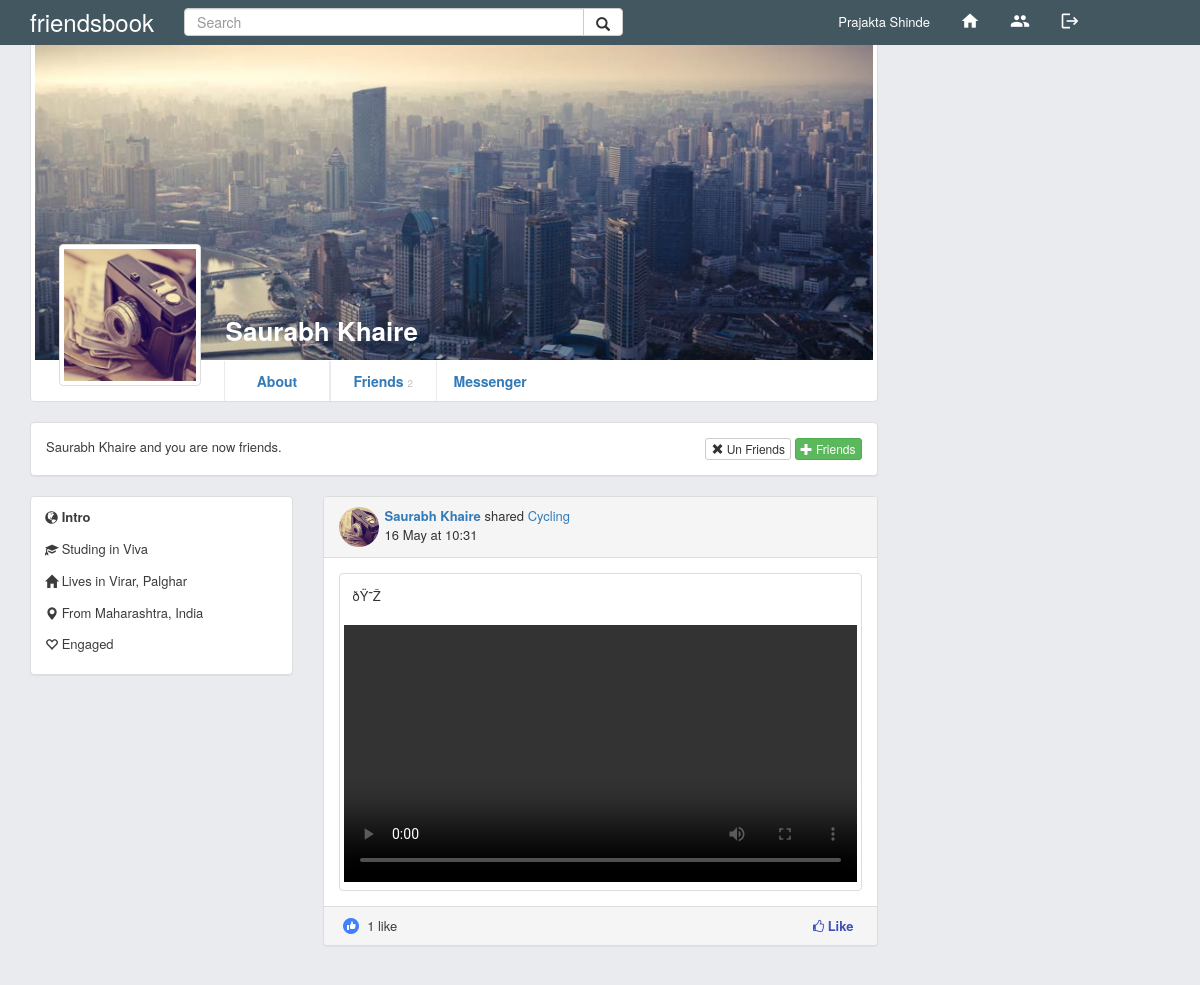
Screenshot of /others_profile.php?temp=khaire_919@gmail.com (signed in) with the database file from the repository.
### tables this page shows
CREATE TABLE `registration` (
  `firstname` varchar(100) DEFAULT NULL,
  `lastname` varchar(100) DEFAULT NULL,
  `email` varchar(250) NOT NULL,
  `question` varchar(100) NOT NULL,
  `answer` varchar(300) NOT NULL,
  `password` varchar(300) NOT NULL,
  `day` varchar(100) NOT NULL,
  `month` varchar(100) NOT NULL,
  `year` varchar(100) NOT NULL,
  `gender` varchar(100) NOT NULL,
  `cover_photo` varchar(300) DEFAULT NULL,
  `profile_photo` varchar(300) DEFAULT NULL,
  `online_status` int(20) NOT NULL DEFAULT '0'
);

CREATE TABLE `friends` (
  `request_id` int(50) NOT NULL,
  `friend1_id` varchar(150) NOT NULL,
  `friend2_id` varchar(150) NOT NULL,
  `status` int(50) NOT NULL
);

CREATE TABLE `introduction` (
  `id` int(150) NOT NULL,
  `email` varchar(250) NOT NULL,
  `institute` varchar(150) NOT NULL,
  `city` varchar(150) NOT NULL,
  `district` varchar(150) NOT NULL,
  `state` varchar(150) NOT NULL,
  `country` varchar(150) NOT NULL,
  `status` varchar(150) NOT NULL
);

CREATE TABLE `my_post` (
  `email` varchar(250) NOT NULL,
  `post_id` int(100) NOT NULL,
  `date` varchar(100) DEFAULT NULL,
  `time` varchar(100) DEFAULT NULL,
  `path` varchar(300) DEFAULT NULL,
  `name` varchar(150) DEFAULT NULL,
  `description` longtext,
  `security_status` varchar(100) DEFAULT NULL
);

CREATE TABLE `my_post_like` (
  `like_id` int(100) NOT NULL,
  `post_id` int(100) NOT NULL,
  `email` varchar(250) NOT NULL,
  `date` varchar(150) DEFAULT NULL,
  `time` varchar(150) DEFAULT NULL,
  `liker_name` varchar(250) DEFAULT NULL
);

### others_profile.php (the view, shortened to what this page needs)
<?php
	include('includes/database_connection.php');
	$email = $_SESSION["email"];
	$others_email = $_GET["temp"];
	$others_name = "";
	$others_cover_photo = "";
	$others_profile_photo = "";
	$query = "SELECT * FROM registration WHERE email = '$others_email'";
	$result = mysqli_query($connect, $query);
	if(mysqli_num_rows($result) > 0) {
		while($row = mysqli_fetch_array($result)){
			$others_name .= $row["firstname"].' '.$row["lastname"];
			$others_cover_photo = $row["cover_photo"];
			$others_profile_photo = $row["profile_photo"];
		}
	}
	$total_friends=0;
	$query = "SELECT * FROM friends WHERE (friend1_id = '$others_email' and status=2) or (friend2_id = '$others_email' and status=2)";
	$result = mysqli_query($connect, $query);
	if(mysqli_num_rows($result) > 0) {
		while($row = mysqli_fetch_array($result)){
			$total_friends = $total_friends+1;
		}
	}
?>
<!DOCTYPE html>
<html>
<head>
	<link rel="stylesheet" href="css/bootstrap.min.css">
	<link rel="stylesheet" href="css/style.css">
	<link rel="stylesheet" href="css/croppie.css">
	<link rel="stylesheet" href="js/emojionearea/dist/emojionearea.min.css">
	<link rel="stylesheet" href="https://cdnjs.cloudflare.com/ajax/libs/font-awesome/4.7.0/css/font-awesome.min.css">
</head>
<body id="myPage" data-spy="scroll" data-target=".navbar" data-offset="60">
	<?php include('includes/navigation_bar.php');?>
<div class="container" style="margin-top:40px;">
	<div class="row my-banner-img">
		<div class="col-md-9">
			<div class="thumbnail">
				<a href="<?php echo $others_cover_photo; ?>">
					<img src="<?php echo $others_cover_photo; ?>" alt="Cover photo is not uploaded!" >
				</a>
				<div class="caption row">
					<div class="col-md-2">
						<div class="my-profile-pic">
							<a href="<?php echo $others_profile_photo; ?>">
								<img src="<?php echo $others_profile_photo; ?>" class="img-thumbnail" alt="Profile photo is not uploaded!">
							</a>
						</div>
					</div>
					<div class="col-md-10">
						<ul class="my-profile-name">
							<li><?php echo $others_name; ?></li>
						</ul>
					</div>
					<div class="col-md-2">
					</div>
					<div class="col-md-10">
						<ul class="my-profile-menu">
							<li><a href="others_about.php?temp=<?php echo $others_email; ?>">About</a></li>
							<li><a href="others_show_friends.php?temp=<?php echo $others_email; ?>">Friends <span class="total"><?php echo $total_friends; ?></span></a></li>
							<li><a href="messenger.php?temp=<?php echo $others_email; ?>">Messenger</a></li>
						</ul>
					</div>
				</div>
			</div>
		</div>
	</div>
	<?php
		echo '
			<div class="row">
				<div class="col-md-9">
					<div class="panel panel-default">
						<div class="panel-body">
		';
							$query = "SELECT * FROM friends";
							$result = mysqli_query($connect, $query);
							if(mysqli_num_rows($result) > 0) {
								while($row = mysqli_fetch_array($result)){
									if($row["friend1_id"] == "$email" && $row["friend2_id"] == "$others_email") {
										if($row["status"] == 2){
											echo $others_name.' and you are now friends.';
											echo '
												<div style="float:right !important;">
													<button type="button"
													request_id="'.$row["request_id"].'"  friends_email="'.$others_email.'" class="delete_request_btn btn btn-default btn-xs">
														<span class="glyphicon glyphicon-remove"> </span>
														Un Friends
													</button>
													<button type="button" class="btn btn-success btn-xs">
														<span class="glyphicon glyphicon-plus"> </span>
														Friends
													</button>
												</div>
											';
										}
									}
								}
							}
		echo '
						</div>
					</div>
				</div>
				<div class="col-md-3">
					&nbsp;
				</div>
			</div>
		';
	?>
	<div class="row">
		<div class="col-md-3  sticky">
			<div class="panel panel-default">
				<div class="panel-body my-intro-panel">
					<ul>
									<li>
										<span class="glyphicon glyphicon-globe my-icon"></span>
										<a href="#">Intro</a>
									</li>
					<?php
						$query = "SELECT * FROM introduction WHERE email = '$others_email'";
						$result = mysqli_query($connect, $query);
						if(mysqli_num_rows($result) > 0) {
							while($row = mysqli_fetch_array($result)){
								echo'
									<li>
										<span class="glyphicon glyphicon-education my-icon"></span>
										<a href="#">Studing in '.$row['institute'].'</a>
									</li>
									<li>
										<span class="glyphicon glyphicon-home my-icon"></span>
										<a href="#">Lives in '.$row['city'].', '.$row['district'].' </a>
									</li>
									<li>
										<span class="glyphicon glyphicon-map-marker my-icon"></span>
										<a href="#">From '.$row['state'].', '.$row['country'].'</a>
									</li>
									<li>
										<span class="glyphicon glyphicon-heart-empty my-icon"></span>
										<a href="#">'.$row['status'].'</a>
									</li>
								';
							}
						}
					?>
					</ul>
				</div>
			</div>
		</div>
		<div class="col-md-6">
			<?php
				$query = "SELECT * FROM my_post where email='$others_email' ORDER BY post_id DESC";
				$result = mysqli_query($connect, $query);
				if(mysqli_num_rows($result) > 0) {
					while($row = mysqli_fetch_array($result)){
						$path = $row["path"];
						$post_id=""+$row["post_id"]+"";
						$email2 = $row["email"];
						$query2 = "SELECT * FROM registration where email='$email2'";
						$result2 = mysqli_query($connect, $query2);
						if(mysqli_num_rows($result2) > 0) {
							while($row2 = mysqli_fetch_array($result2)){
								$uploader_name = $row2["firstname"].' '.$row2["lastname"];
								$uploader_img = $row2["profile_photo"];
							}
						}
						$ext = strtolower(pathinfo($path,PATHINFO_EXTENSION));
						if($row["security_status"] == "public"){
							echo '
								<div class="panel panel-default my-posts">
									<div class="panel-heading">
										<div class="row">
											<div class="col-md-1">
												<div class="img-div">
													<img src="'.$uploader_img.'" alt="Cinque Terre">
												</div>
											</div>
											<div class="col-md-11">
												<div class="text-div">
													<span><a href="#"><strong>'.$uploader_name.'</strong></a> shared <a href="#">'.$row["name"].'</a></span>
													<br />
													<span>'.$row["date"].' at</span> <span>'.$row["time"].'</span>
												</div>
											</div>
										</div>
									</div>
									<div class="panel-body">
							';
										if($ext == 'mp4'){
											echo '
												<div class="thumbnail">
													<div class="caption">
														<p>'.$row["description"].'</p>
													</div>
													<video width="100%" controls>
														<source src="'.$row["path"].'" type="video/mp4">
														Your browser does not support the video tag.
													</video>
												</div>
											';
										}
							echo '
									</div>
									<div class="panel-footer">
										<div class="row">
											<div class="col-md-6">
												<ul class="my-vertical-bar">
							';
													$total_likes_count=0;
													$query2 = "SELECT * FROM my_post_like where post_id='$post_id'";
													$result2 = mysqli_query($connect, $query2);
													if(mysqli_num_rows($result2) > 0) {
														while($row2 = mysqli_fetch_array($result2)){
															$total_likes_count = $total_likes_count+1;
														}
													}
													if($total_likes_count<=0){
														echo '
																<li>
																	<i class="like"></i>
																</li>
																<li id="show_liker_id_'.$post_id.'" class="show_liker_id" data-toggle="modal" data-target="#my_modal_show_liker_name">
																	<span id="like_for_postid_'.$post_id.'">0 likes</span>
																</li>
														';
													}
													else if($total_likes_count==1){
														echo '
																<li>
																	<i class="like"></i>
																</li>
																<li id="show_liker_id_'.$post_id.'" class="show_liker_id" data-toggle="modal" data-target="#my_modal_show_liker_name">
																	<span id="like_for_postid_'.$post_id.'">1 like</span>
																</li>
														';
													}
							echo '
												</ul>
											</div>
							';
							$query2 = "SELECT * from friends where (friend1_id='$email' and friend2_id='$others_email' and status=2) or (friend2_id='$email' and friend1_id='$others_email' and status=2)";
							$result2 = mysqli_query($connect, $query2);
							if(mysqli_num_rows($result2) > 0){
								while($row2 = mysqli_fetch_array($result2)){
							echo '
											<div class="col-md-6">
												<ul class="my-vertical-bar" style="text-align:right;">
							';
													$query3 = "SELECT * FROM my_post_like where post_id='$post_id' and email='$email'";
													$result3 = mysqli_query($connect, $query3);
													if(mysqli_num_rows($result3) > 0) {
														while($row3 = mysqli_fetch_array($result3)){
															echo'
																<li id="post'.$post_id.'" class="active_element show_like_details" >
																	<i class="fa fa-thumbs-o-up"></i>
																	<span>Like</span>
																</li>
															';
														}
													}
							echo '
												</ul>
											</div>
							';
								}
							}
							echo '
										</div>
									</div>
								</div>
							';
						}
					}
				}
			?>
		</div>
		<div class="col-md-4">
		</div>
	</div>
</div>
</body>
</html>

### css/style.css (style rules this page uses)
body { background-color:#e9ebee; color:#3c3c3c; font-size:13px; }
.sticky { position: -webkit-sticky; position: sticky; top: 60px; }
.my-posts .panel-heading .img-div { text-align:center; }
.my-posts .panel-heading img { width:40px; height:40px; border-radius:50%; }
.my-posts .panel-body .thumbnail { margin-bottom:0; }
.my-posts .panel-footer .like { background-image: url(../images/icon2.png); background-repeat: no-repeat; background-size: auto; background-position: -51px -115px; height: 16px; width: 16px; display: inline-block; transform: none; left: 7%; position: absolute; top: 10%; }
.my-posts ul.my-vertical-bar { padding:0; list-style: none; margin-bottom:0; }
.my-posts ul.my-vertical-bar li { display: inline-block; border-right:1px solid #ccd0d5; padding:0 8px; cursor:pointer; }
.my-posts ul.my-vertical-bar li:last-child { border-right:none; }
.my-posts ul.my-vertical-bar li:first-child { padding-left:0; }
.my-posts .my-vertical-bar .active_element { color:#3f51b5 !important; font-weight:700; }
.my-banner-img .thumbnail .caption { padding:0px 9px 0px 9px; }
.my-banner-img .thumbnail { padding-bottom:0; }
.my-banner-img .thumbnail img { height:315px; width:851px; max-height:315px; }
.my-banner-img .thumbnail .my-profile-menu { list-style: none; font-size:13px; width:100%; margin-bottom:0; }
.my-banner-img .thumbnail .my-profile-menu li { display:inline-block; padding:10px 10px; margin:0 -2px; border:1px solid #e9ebee; border-bottom:0; border-top:0; width:16.73%; text-align: center; font-weight:700; font-size:14px; }
.my-banner-img .thumbnail .my-profile-menu li:last-child { border-right:0; }
.my-banner-img .thumbnail .my-profile-menu li .total { font-size:10px; font-weight:300; color:#c3c3c3; vertical-align:middle; }
.my-banner-img .my-profile-pic img { position:absolute; bottom:-25px; left:30px; height:142px; width:142px; text-align:center }
.my-banner-img .my-profile-pic { width:25%; text-align:center }
.my-banner-img .my-profile-name { position:absolute; top:-48px; list-style: none; width:100%; margin-bottom:0; color:#fff; }
.my-banner-img .my-profile-name li { display:inline-block; font-size:26px; font-weight:700; }
.my-intro-panel { padding:4px; }
.my-intro-panel ul { padding:0; list-style: none; font-size:13px; }
.my-intro-panel ul li { display:block; padding:6px 10px; border:0px solid #e9ebee; }
.my-intro-panel ul li:first-child { font-weight:700; }
.my-intro-panel ul .my-icon { position:relative; top:3px; }
.my-intro-panel ul a { color:#3c3c3c; vertical-align:middle; }

### rows the page displays
registration: cover_photo (picture), profile_photo (picture)
introduction: institute "Viva", city "Virar", district "Palghar", state "Maharashtra", country "India", status "Engaged"
my_post: registration.profile_photo (picture), registration.firstname+lastname "Saurabh Khaire", name "Cycling", date "16 May", time "10:31", description "ðŸ˜Ž"

### other values shown
$name "Prajakta Shinde"
$others_name "Saurabh Khaire"
$total_friends "2"
